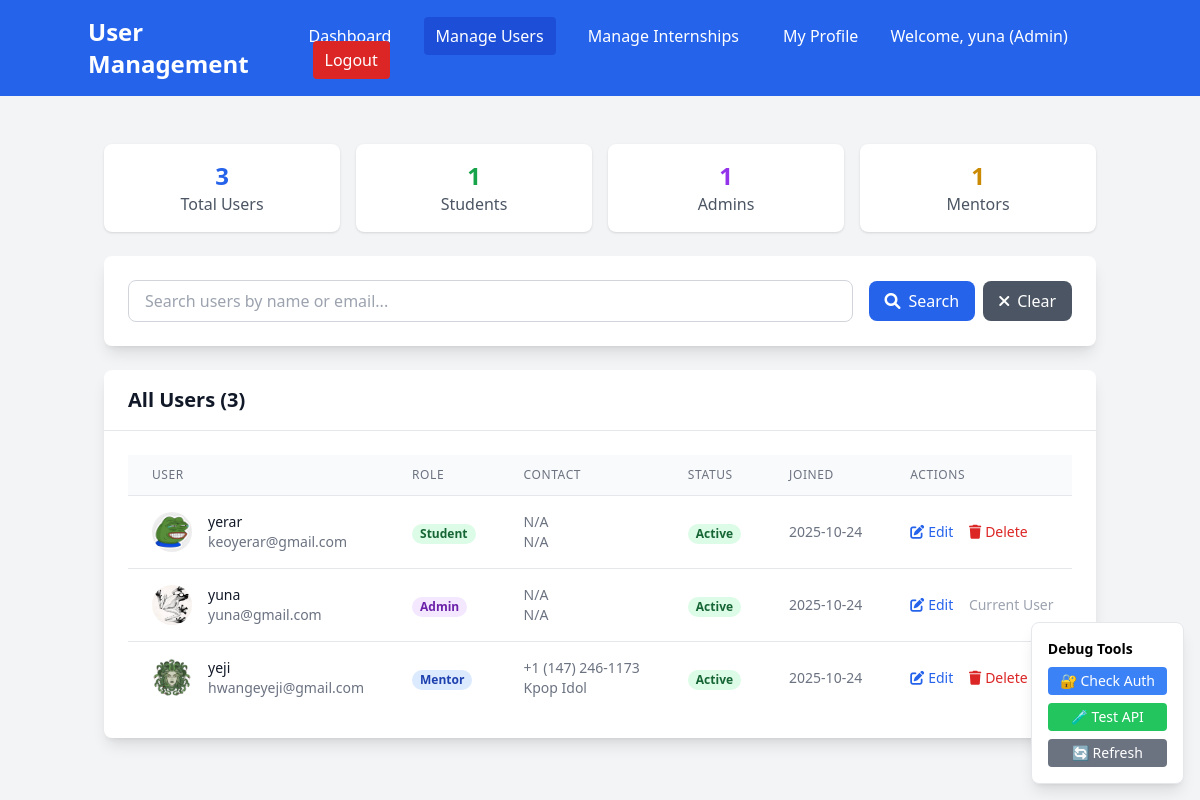
/admin/users (signed in), run on the app's committed database.
### models.py (models this page shows)
class User(Base):
    __tablename__ = "users"
    id = Column(Integer, primary_key=True, index=True)
    email = Column(String(255), unique=True, index=True, nullable=False)
    hashed_password = Column(String(255), nullable=False)
    full_name = Column(String(255), nullable=False)
    role = Column(Enum(UserRole), nullable=False, default=UserRole.STUDENT)
    phone = Column(String(20))
    department = Column(String(255))
    profile_picture = Column(String(500), default="default_avatar.png")
    created_at = Column(DateTime(timezone=True), server_default=func.now())
    is_active = Column(Boolean, default=True)
    created_internships = relationship("Internship", back_populates="creator")
    applications = relationship("InternshipApplication", back_populates="student")
    assigned_tasks = relationship("Task", foreign_keys="Task.student_id", back_populates="student")
    assigned_by_tasks = relationship("Task", foreign_keys="Task.assigned_by", back_populates="assigner")
    student_feedback = relationship("Feedback", foreign_keys="Feedback.student_id", back_populates="student")
    mentor_feedback = relationship("Feedback", foreign_keys="Feedback.mentor_id", back_populates="mentor")

### app.py (the view)
@app.get("/admin/users", response_class=HTMLResponse)
async def admin_users_page(request: Request, db: Session = Depends(get_db)):
    try:
        user = await get_current_user_from_cookie(request, db)
        if user.role != "admin":
            return RedirectResponse("/dashboard?error=Access denied")
        users = crud.get_all_users(db)
        stats = crud.get_system_stats(db)
        return templates.TemplateResponse("admin_users.html", {
            "request": request,
            "user": user,
            "users": users,
            "stats": stats
        })
    except Exception as e:
        return RedirectResponse("/login")

### templates/admin_users.html (shortened to what this page needs)
<!DOCTYPE html>
<html>
<head>
    <script src="https://cdn.tailwindcss.com"></script>
    <link href="https://cdnjs.cloudflare.com/ajax/libs/font-awesome/6.0.0/css/all.min.css" rel="stylesheet">
</head>
<body class="bg-gray-100">
    <nav class="bg-blue-600 text-white p-4">
        <div class="container mx-auto flex justify-between items-center">
            <h1 class="text-2xl font-bold">User Management</h1>
            <div class="space-x-4">
                <a href="/admin/dashboard" class="hover:bg-blue-700 px-3 py-2 rounded">Dashboard</a>
                <a href="/admin/users" class="bg-blue-700 px-3 py-2 rounded">Manage Users</a>
                <a href="/admin/internships" class="hover:bg-blue-700 px-3 py-2 rounded">Manage Internships</a>
                <a href="/profile" class="hover:bg-blue-700 px-3 py-2 rounded">My Profile</a>
                <span>Welcome, {{ user.full_name }} (Admin)</span>
                <a href="/logout" class="bg-red-600 hover:bg-red-700 px-3 py-2 rounded">Logout</a>
            </div>
        </div>
    </nav>
    <div class="container mx-auto mt-8 p-4">
        <div class="grid grid-cols-1 md:grid-cols-4 gap-4 mb-6">
            <div class="bg-white p-4 rounded-lg shadow text-center">
                <div class="text-2xl font-bold text-blue-600">{{ stats.total_users }}</div>
                <div class="text-gray-600">Total Users</div>
            </div>
            <div class="bg-white p-4 rounded-lg shadow text-center">
                <div class="text-2xl font-bold text-green-600">{{ stats.total_students }}</div>
                <div class="text-gray-600">Students</div>
            </div>
            <div class="bg-white p-4 rounded-lg shadow text-center">
                <div class="text-2xl font-bold text-purple-600">{{ stats.total_admins }}</div>
                <div class="text-gray-600">Admins</div>
            </div>
            <div class="bg-white p-4 rounded-lg shadow text-center">
                <div class="text-2xl font-bold text-yellow-600">{{ stats.total_mentors }}</div>
                <div class="text-gray-600">Mentors</div>
            </div>
        </div>
        <div class="bg-white rounded-lg shadow-lg p-6 mb-6">
            <div class="flex flex-col md:flex-row gap-4 justify-between items-center">
                <div class="flex-1">
                    <input type="text" id="searchInput" placeholder="Search users by name or email..."
                           class="w-full px-4 py-2 border border-gray-300 rounded-lg focus:outline-none focus:border-blue-500">
                </div>
                <div class="flex space-x-2">
                    <button onclick="searchUsers()" class="bg-blue-600 text-white px-4 py-2 rounded-lg hover:bg-blue-700">
                        <i class="fas fa-search mr-2"></i>Search
                    </button>
                    <button onclick="clearSearch()" class="bg-gray-600 text-white px-4 py-2 rounded-lg hover:bg-gray-700">
                        <i class="fas fa-times mr-2"></i>Clear
                    </button>
                </div>
            </div>
        </div>
        <div class="bg-white rounded-lg shadow-lg">
            <div class="px-6 py-4 border-b border-gray-200">
                <h2 class="text-xl font-semibold text-gray-900">All Users ({{ users|length }})</h2>
            </div>
            <div class="p-6">
                {% if users %}
                <div class="overflow-x-auto">
                    <table class="min-w-full divide-y divide-gray-200">
                        <thead class="bg-gray-50">
                            <tr>
                                <th class="px-6 py-3 text-left text-xs font-medium text-gray-500 uppercase tracking-wider">User</th>
                                <th class="px-6 py-3 text-left text-xs font-medium text-gray-500 uppercase tracking-wider">Role</th>
                                <th class="px-6 py-3 text-left text-xs font-medium text-gray-500 uppercase tracking-wider">Contact</th>
                                <th class="px-6 py-3 text-left text-xs font-medium text-gray-500 uppercase tracking-wider">Status</th>
                                <th class="px-6 py-3 text-left text-xs font-medium text-gray-500 uppercase tracking-wider">Joined</th>
                                <th class="px-6 py-3 text-left text-xs font-medium text-gray-500 uppercase tracking-wider">Actions</th>
                            </tr>
                        </thead>
                        <tbody class="bg-white divide-y divide-gray-200">
                            {% for user_item in users %}
                            <tr>
                                <td class="px-6 py-4 whitespace-nowrap">
                                    <div class="flex items-center">
                                        <div class="flex-shrink-0 h-10 w-10">
                                            <img class="h-10 w-10 rounded-full"
                                                 src="/uploads/profile_pictures/{{ user_item.profile_picture if user_item.profile_picture else 'default_avatar.png' }}"
                                                 alt="{{ user_item.full_name }}"
                                                 onerror="this.src='/static/images/default_avatar.svg'">
                                        </div>
                                        <div class="ml-4">
                                            <div class="text-sm font-medium text-gray-900">{{ user_item.full_name }}</div>
                                            <div class="text-sm text-gray-500">{{ user_item.email }}</div>
                                        </div>
                                    </div>
                                </td>
                                <td class="px-6 py-4 whitespace-nowrap">
                                    <span class="px-2 inline-flex text-xs leading-5 font-semibold rounded-full
                                        {% if user_item.role == 'admin' %}bg-purple-100 text-purple-800
                                        {% elif user_item.role == 'mentor' %}bg-blue-100 text-blue-800
                                        {% else %}bg-green-100 text-green-800{% endif %}">
                                        {{ user_item.role|title }}
                                    </span>
                                </td>
                                <td class="px-6 py-4 whitespace-nowrap text-sm text-gray-500">
                                    {{ user_item.phone or 'N/A' }}<br>
                                    {{ user_item.department or 'N/A' }}
                                </td>
                                <td class="px-6 py-4 whitespace-nowrap">
                                    <span class="px-2 inline-flex text-xs leading-5 font-semibold rounded-full
                                        {% if user_item.is_active %}bg-green-100 text-green-800
                                        {% else %}bg-red-100 text-red-800{% endif %}">
                                        {{ 'Active' if user_item.is_active else 'Inactive' }}
                                    </span>
                                </td>
                                <td class="px-6 py-4 whitespace-nowrap text-sm text-gray-500">
                                    {{ user_item.created_at.strftime('%Y-%m-%d') }}
                                </td>
                                <td class="px-6 py-4 whitespace-nowrap text-sm font-medium">
                                    <button onclick="editUser({{ user_item.id }})"
                                            class="text-blue-600 hover:text-blue-900 mr-3">
                                        <i class="fas fa-edit mr-1"></i>Edit
                                    </button>
                                    {% if user_item.id != user.id %}
                                    <button onclick="deleteUser({{ user_item.id }}, '{{ user_item.full_name }}')"
                                            class="text-red-600 hover:text-red-900">
                                        <i class="fas fa-trash mr-1"></i>Delete
                                    </button>
                                    {% else %}
                                    <span class="text-gray-400">Current User</span>
                                    {% endif %}
                                </td>
                            </tr>
                            {% endfor %}
                        </tbody>
                    </table>
                </div>
                {% else %}
                <div class="text-center py-8">
                    <i class="fas fa-users text-gray-400 text-4xl mb-4"></i>
                    <p class="text-gray-500 text-lg">No users found.</p>
                </div>
                {% endif %}
            </div>
        </div>
    </div>
    <div class="fixed bottom-4 right-4 bg-white p-4 rounded-lg shadow-lg border">
        <h3 class="font-bold mb-2 text-sm">Debug Tools</h3>
        <div class="space-y-2">
            <button onclick="checkAuth()" class="bg-blue-500 text-white px-3 py-1 rounded text-sm block w-full">
                🔐 Check Auth
            </button>
            <button onclick="testUserAPI()" class="bg-green-500 text-white px-3 py-1 rounded text-sm block w-full">
                🧪 Test API
            </button>
            <button onclick="refreshPage()" class="bg-gray-500 text-white px-3 py-1 rounded text-sm block w-full">
                🔄 Refresh
            </button>
        </div>
    </div>
</body>
</html>

### data on the page
User: full_name "yuna", profile_picture (picture), email "yuna@gmail.com", role "Admin", phone "N/A", department "N/A", is_active "Active", created_at "2025-10-24", shows "Current User"
User: profile_picture (picture), full_name "yerar", email "keoyerar@gmail.com", role "Student", phone "N/A", department "N/A", is_active "Active", created_at "2025-10-24"
User: profile_picture (picture), full_name "yeji", email "hwangeyeji@gmail.com", role "Mentor", phone "+1 (147) 246-1173", department "Kpop Idol", is_active "Active", created_at "2025-10-24"

### other printed values
{{ stats.total_users }} "3"
{{ stats.total_students }} "1"
{{ stats.total_admins }} "1"
{{ stats.total_mentors }} "1"
{{ users|length }} "3"
